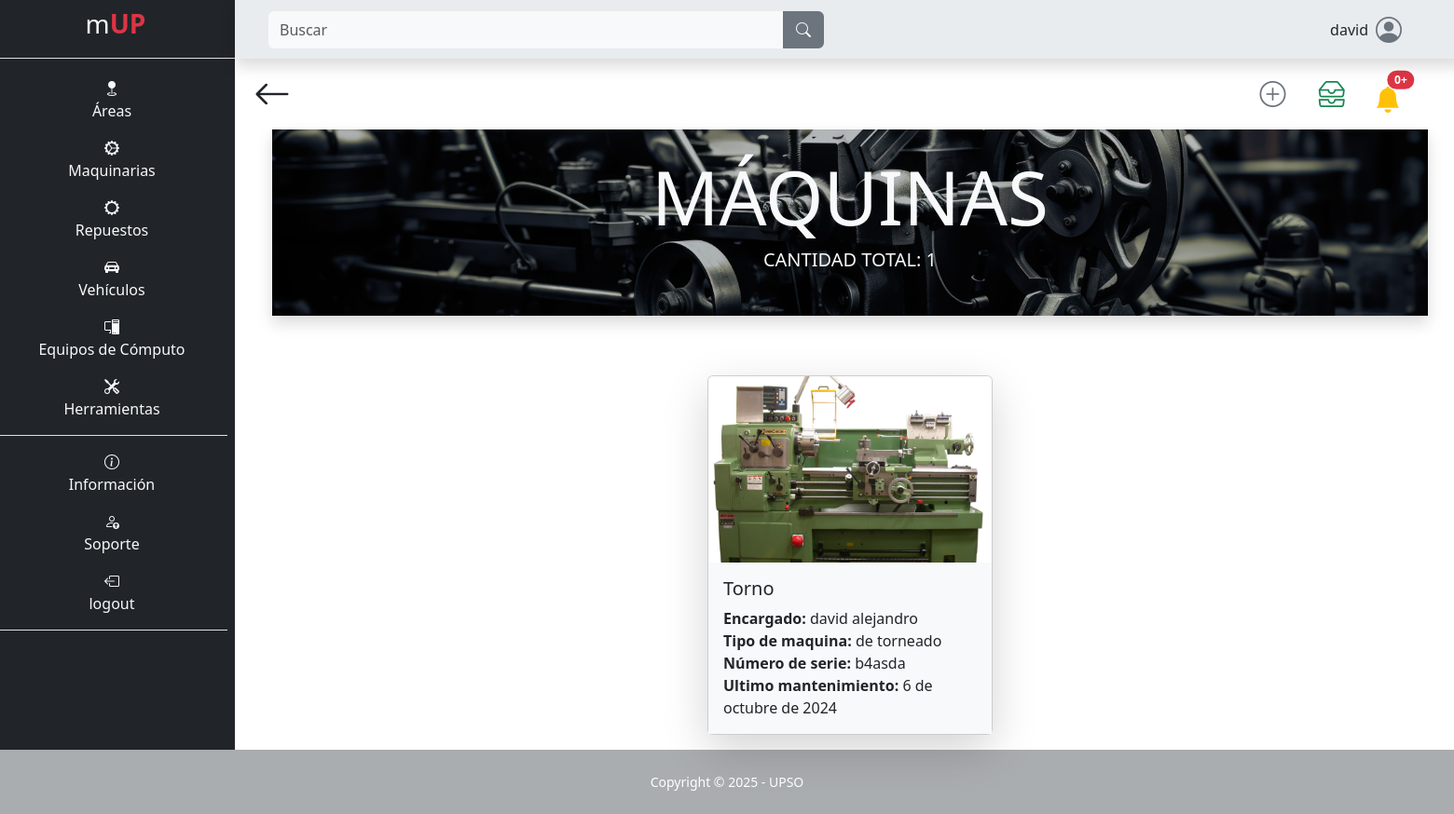
/maquina/maquina/ (signed in), run on an earlier commit of the app's database.
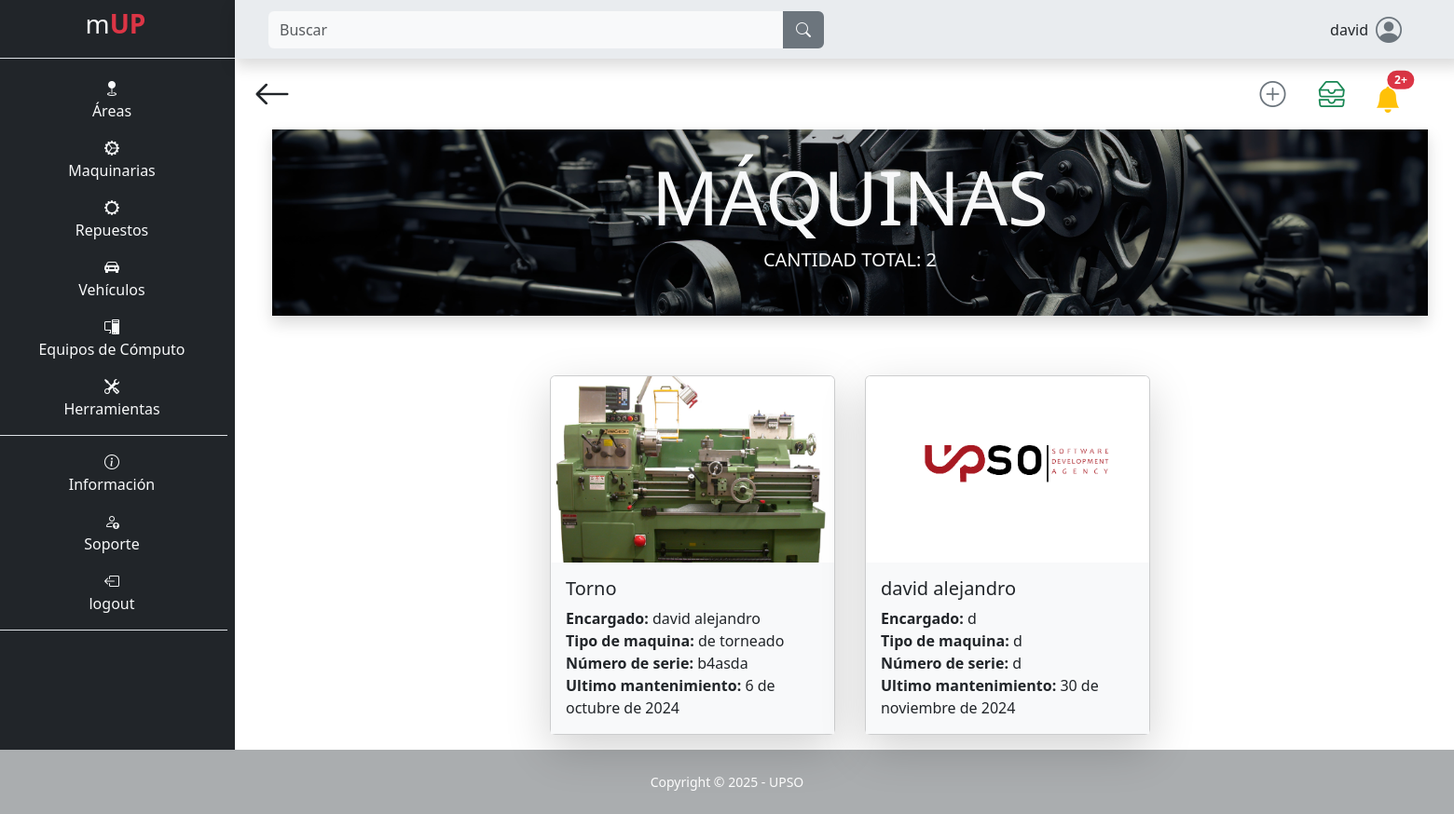
And on a later commit of the database.
### app/mUP_maquina/models.py (models this page shows, shortened)
class Maquina(models.Model):
    nombre = models.CharField(max_length=100, null=False, blank=False)
    encargado = models.CharField(max_length=100, blank=False, null=False)
    teléfono_encargado = models.CharField(max_length=100, blank=False, null=False)
    descripción = models.TextField(max_length=500, null=False, blank=False)
    ubicación = models.CharField(max_length=100, null=False, blank=False)
    tipo_de_máquina = models.CharField(max_length=100, null=False, blank=False)
    número_de_serie_o_modelo = models.CharField(max_length=100, null=False, blank=False)
    proveedor = models.CharField(max_length=100, null=False, blank=False)
    costo_de_adquisición = models.IntegerField(blank=False, null=False)
    fecha_de_adquisición = models.DateField(default=date.today, blank=False, null=False)
    fecha_de_instalación = models.DateField(default=date.today, blank=False, null=False)
    estado_de_garantía = models.CharField(max_length=100, null=False, blank=False)
    consumo_de_energía = models.CharField(max_length=100, null=False, blank=False)
    horas_máquina_trabajada = models.IntegerField(blank=False, null=False)
    intervalo_mantenimiento = models.IntegerField(blank=False, null=False)
    fecha_ultimo_mantenimiento = models.DateField(default=date.today, blank=False, null=False)
    imagen = models.ImageField(upload_to="maquina/imagen", null=False, blank=False)
    class Meta:
        indexes = [
            models.Index(fields=['nombre']),
        ]
    def horas_restantes_mantenimiento(self):
        ultimo_mantenimiento = MantenimientoMaquina.objects.filter(maquina=self, tipo__id=1).order_by('-fecha_fin').first()
        if ultimo_mantenimiento:
            horas_uso_ultimo_mantenimiento = ultimo_mantenimiento.hr_maquina
        else:
            horas_uso_ultimo_mantenimiento = 0
        proximo_mantenimineto = horas_uso_ultimo_mantenimiento + self.intervalo_mantenimiento
        horas_restantes = proximo_mantenimineto - self.horas_máquina_trabajada
        return horas_restantes

### app/mUP_maquina/views.py (the view)
# urls.py: path('maquina/', views.maquina, name="maquina"),
@login_required
def maquina(request):
    horas_alerta = HorasParaAlerta.objects.values_list('horas', flat=True).first()
    search_query = request.GET.get('search', '')
    maquinas = Maquina.objects.filter(nombre__icontains=search_query)
    total_maquinas = maquinas.count()
    alertas = [
        {'maquina': maquina, 'horas_restantes': maquina.horas_restantes_mantenimiento()}
        for maquina in Maquina.objects.all()
        if maquina.horas_restantes_mantenimiento() <= horas_alerta
    ]
    alertas_ordenadas = sorted(alertas, key=lambda x: x['horas_restantes'])
    context = {
        'maquinas': maquinas,
        'total_maquinas': total_maquinas,
        'alertas': alertas_ordenadas,
        'total_alertas': len(alertas_ordenadas),
    }
    return render(request, 'mUP_maquina/maquina.html', context)

### templates/mUP_maquina/maquina.html (shortened to what this page needs)
{% extends "layout/base.html" %}
{% block 'content' %}
<div class="container">
    <div class="d-flex p-2 justify-content-between">
        <a class="text-decoration-none text-dark flecha-atras" href="{% url "index" %}">
            <i class="bi bi-arrow-left fs-1"></i>
        </a>
        <div class="pt-2 me-3 me-md-0">
            <a class="ms-1 fs-3 me-1 me-md-4 text-decoration-none text-secondary mas rounded" href="{% url "maquina_nueva" %}">
                <i class="bi bi-plus-circle"></i>
            </a>
            <a class="ms-1 fs-3 me-1 me-md-4 text-decoration-none text-success tabla rounded" href="{% url "maquina_tabla_mantenimientos" %}">
                <i class="bi bi-inboxes"></i>
            </a>
            <a type="button" class="btn btn-tranparent position-relative p-0 mb-0 me-1 me-md-5 alert rounded" href="{% url "maquina_alertas" %}">
                <i class="bi bi-bell-fill fs-3 text-warning"></i>
                <span class="position-absolute top-0 start-100 translate-middle badge rounded-pill bg-danger">
                    {{ total_alertas }}+
                </span>
            </a>
        </div>
    </div>
    <div class="container cabecera_maquina shadow bg-secondary bg-opacity-50 p-4 bw-5">
        <h1 class="text-center text-light text-uppercase display-1"><strong>máquinas</strong></h1>
        <h5 class="text-center text-light text-uppercase">Cantidad total: {{ total_maquinas }}</h5>
    </div>
    <div class="row mt-5 d-flex justify-content-center align-item-center ps-5 pe-5">
        {% for maquina in maquinas %}
        <div class="col-12 col-md-3 card p-0 m-3 custom shadow-lg">
            <a class="text-decoration-none text-dark" href="{% url "detalles_maquina" id=maquina.id %}">
                <img src="{{ maquina.imagen.url }}" class="card-img-top" alt="..." style="max-height: 200px; min-height: 200px; object-fit: cover;">
                <div class="card-body custom">
                    <h5 class="card-title">{{ maquina.nombre }}</h5>
                    <p class="card-text m-0"><b>Encargado:</b> {{ maquina.encargado }}</p>
                    <p class="card-text m-0"><b>Tipo de maquina:</b> {{ maquina.tipo_de_máquina }}</p>
                    <p class="card-text m-0"><b>Número de serie:</b> {{ maquina.número_de_serie_o_modelo }}</p>
                    <p class="card-text m-0"><b>Ultimo mantenimiento:</b> {{ maquina.fecha_ultimo_mantenimiento }}</p>
                </div>
            </a>
        </div>
        {% endfor %}
    </div>
</div>
{% endblock %}

What changed in the data, as far as the page shows it:
added Maquina: imagen (picture), nombre "david alejandro", encargado "d", tipo_de_máquina "d", número_de_serie_o_modelo "d", fecha_ultimo_mantenimiento "30 de noviembre de 2024"
Also different on the page:
{{ total_alertas }}: "0" → "2"
{{ total_maquinas }}: "1" → "2"
